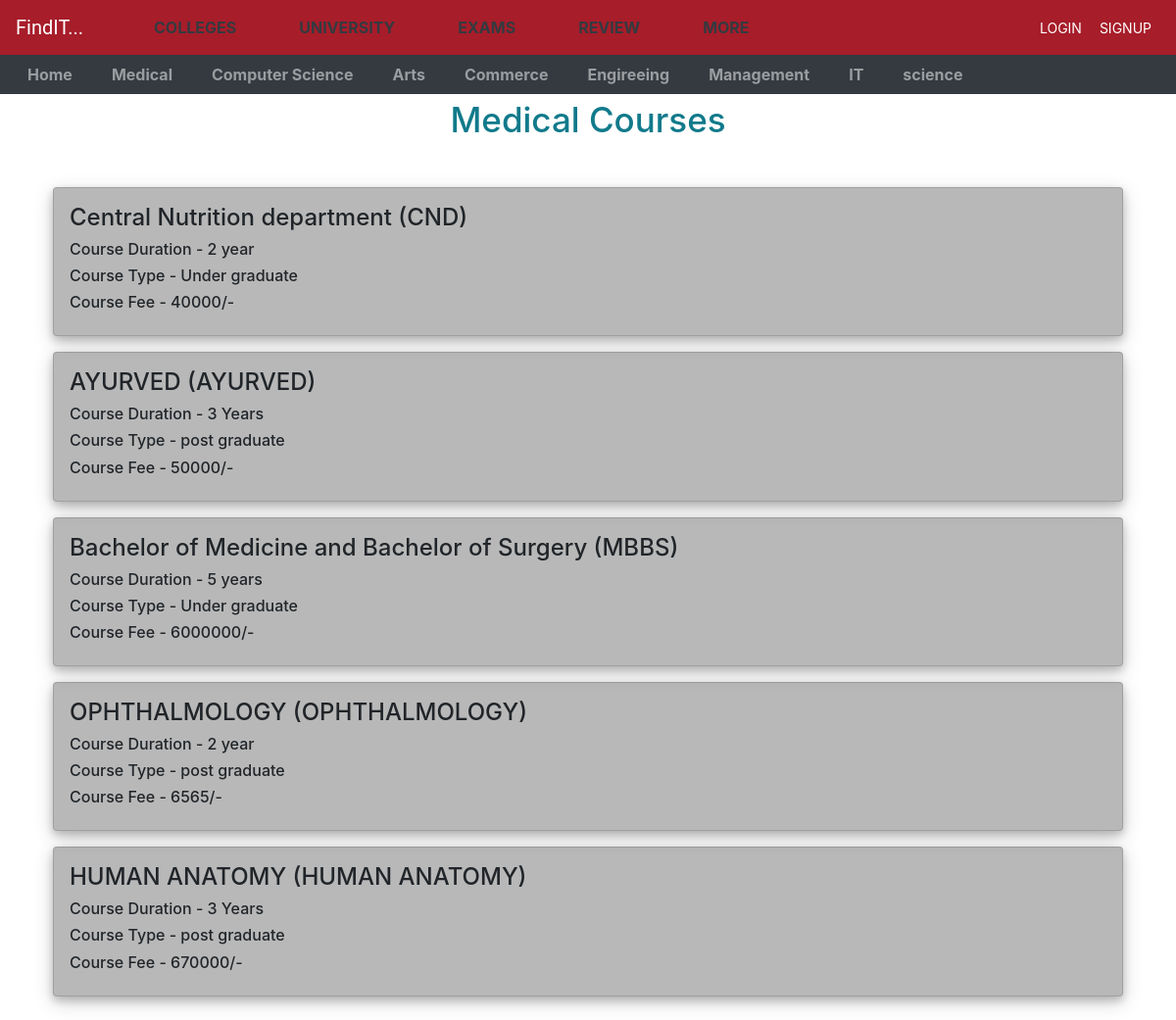
Page /course_view/1 on the committed database.
### my_app/models.py (models this page shows, shortened)
class CategoryName(models.Model):
    cat_id = models.AutoField(primary_key=True)
    cat_name = models.CharField(max_length=200)
    cat_icon = models.ImageField(upload_to='pic/', null=True, blank=True)

class CoursesName(models.Model):
    course_id = models.AutoField(primary_key=True)
    course_title = models.CharField(max_length=200)
    course_name = models.CharField(max_length=200)
    course_duration = models.CharField(max_length=200)
    course_fee = models.IntegerField(default=0)
    elegibilty = models.CharField(max_length=200)
    course_type = models.ForeignKey(TypeName, on_delete=models.CASCADE)
    course_cat = models.ForeignKey(CategoryName, on_delete=models.CASCADE, default=None)

class TypeName(models.Model):
    type_id = models.AutoField(primary_key=True)
    course_type = models.CharField(blank=True, max_length=100)
    def __str__(self):
        return self.course_type

### my_app/views.py (the view)
# urls.py: path('course_view/<int:cat_id>', views.course_view, name="course_view"),
def course_view(r, cat_id):
    return render(r, 'course_view.html', {
        'category': CategoryName.objects.all(),
        'category_name': CategoryName.objects.get(pk=cat_id),
        'course': CoursesName.objects.filter(category__categoryId__cat_id=cat_id),
    })

### templates/course_view.html (shortened to what this page needs)
{% extends 'course.html' %}
{% block jumbo %}
    <div class="container">
        <div class="row">
            <h3 style="font-size: 35px; margin-top: 5px; color: #117a8b" class="mx-auto">{{category_name.cat_name }} Courses</h3>
            <div class="col-lg-12 mx-auto p-4">
                {% for c in course %}
                    <div class="card border-grey p-3 mt-3" style=" box-shadow: 0 4px 8px 0 rgba(0, 0, 0, 0.2), 0 6px 20px 0 rgba(0, 0, 0, 0.19); background: rgba(40,40,40,0.33)">
                    <h3 class="h4">{{ c.course_name }} ({{ c.course_title }})</h3>
                        <h6>Course Duration - {{ c.course_duration }}</h6>
                        <h6>Course Type - {{ c.course_type }}</h6>
                        <h6>Course Fee - {{ c.course_fee }}/-</h6>
                </div>
                {% endfor %}
            </div>
        </div>
    </div>
{% endblock %}

### templates/course.html (shortened to what this page needs)
{% extends 'index.html' %}
{% block navbar %}
    <nav class="navbar navbar-expand-lg" style="background: #a71d2a" id="nav1">
        <a href="{% url 'home' %}" class="navbar-brand text-white">FindIT...</a>
        <ul class="navbar-nav ">
             <li class="nav-item"><a href="{% url 'college' %}" class="nav-link text-dark text-uppercase ml-5"> <strong>Colleges</strong></a></li>
             <li class="nav-item"><a href="" class="nav-link text-dark text-uppercase ml-5"> <strong>University</strong></a></li>
             <li class="nav-item"><a href="{% url 'exam' %}" class="nav-link text-dark text-uppercase ml-5"> <strong>Exams</strong></a></li>
             <li class="nav-item"><a href="{% url 'review' %}" class="nav-link text-dark text-uppercase ml-5"> <strong>Review</strong></a></li>
             <li class="nav-item"><a href="" class="nav-link text-dark text-uppercase ml-5"> <strong>More</strong></a></li>
        </ul>
        <ul class="navbar-nav ml-auto">
             {% if 'login' not in request.session %}
                <a href="#login" class="btn btn-sm text-white" id="btn1" data-toggle="modal">LOGIN</a>
                <a href="#signup" class="btn btn-sm text-white" id="btn2" data-toggle="modal">SIGNUP</a>
            {% else %}
                 <li class="nav-item"><a href="" class="nav-link text-white ml-3"> <strong>{{ user.student_name }}</strong></a></li>
                 <a href="{% url 'logout' %}" class="btn btn-sm bg-success text-white">LOGOUT</a>
            {% endif %}
        </ul>
    </nav>
    <nav class="navbar navbar-expand-md navbar-dark py-0 bg-dark" >
            <ul class="navbar-nav ml-1">
                <a href="" class="nav-item"><li class="nav-link"><strong>Home</strong></li></a>
                {% for foo in category %}
                <li class="nav-item ml-4 ">
                    <a class="nav-link" href="{% url 'course_view' foo.cat_id %}"><strong>{{ foo.cat_name }}</strong></a>
                {% endfor %}
                </li>
            </ul>
        </nav>
{% endblock %}
{% block jumbo %}
    {% load static %}
{% endblock %}

### templates/index.html (style rules this page uses)
body { width: 100%; }
#nav1 .navbar-brand { font-family: Roboto; font-size: 20px; }

### rows in the picture
CategoryName: cat_name "Medical"
CategoryName: cat_name "Computer Science"
CategoryName: cat_name "Arts"
CategoryName: cat_name "Commerce"
CategoryName: cat_name "Engireeing"
CategoryName: cat_name "Management"
CategoryName: cat_name "IT"
CategoryName: cat_name "science"
CoursesName: course_name "Central Nutrition department", course_title "CND", course_duration "2 year", course_type "Under graduate", course_fee "40000"
CoursesName: course_name "AYURVED", course_title "AYURVED", course_duration "3 Years", course_type "post graduate", course_fee "50000"
CoursesName: course_name "Bachelor of Medicine and Bachelor of Surgery", course_title "MBBS", course_duration "5 years", course_type "Under graduate", course_fee "6000000"
CoursesName: course_name "OPHTHALMOLOGY", course_title "OPHTHALMOLOGY", course_duration "2 year", course_type "post graduate", course_fee "6565"
CoursesName: course_name "HUMAN ANATOMY", course_title "HUMAN ANATOMY", course_duration "3 Years", course_type "post graduate", course_fee "670000"
